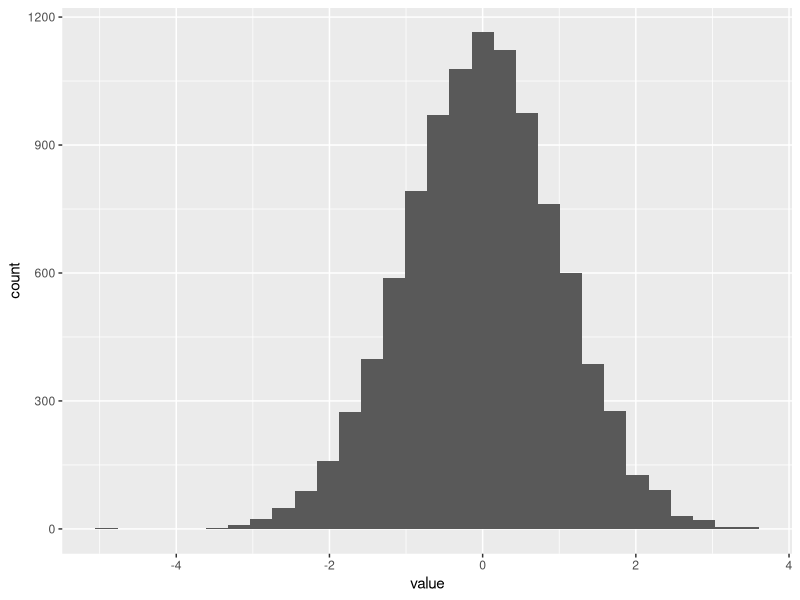
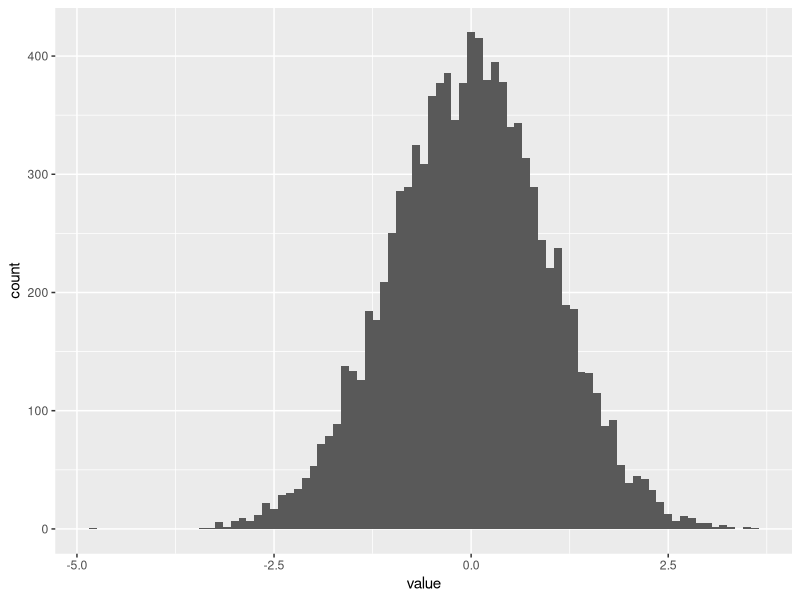
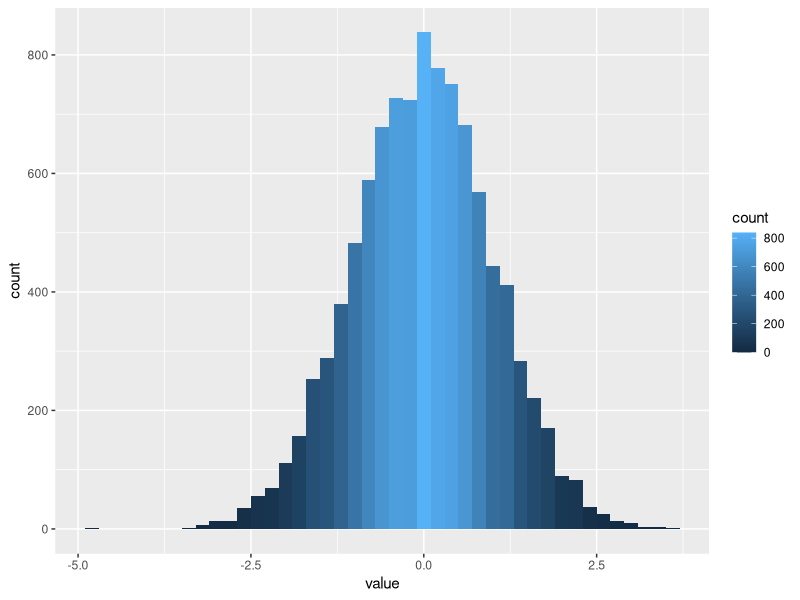
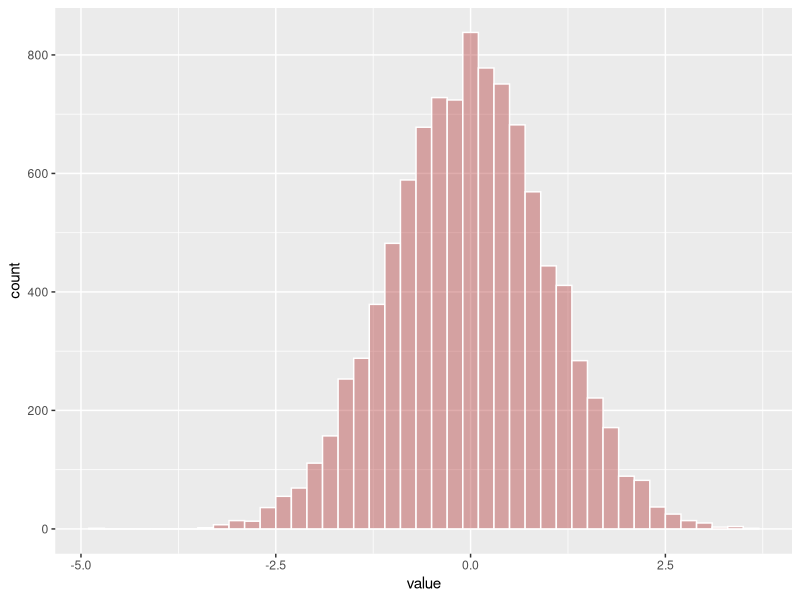

These charts were generated, in order, by the following R code: (Note: this script raises an error after producing the figures.)


library(ggplot2)

#1. Nhu Y
#-----------------HISTOGRAM----------------#
## Basic ggplot2 histogram
library(ggplot2)
data = data.frame(value=rnorm(10000))
data
head(data)
ggplot(data,aes(x=value)) +
  geom_histogram() #bins = 0.2
ggplot(data,aes(x=value)) +
  geom_histogram(binwidth = 0.1)

##change color
ggplot(data,aes(x=value)) +
  geom_histogram(binwidth = 0.2, aes(fill = ..count..))
ggplot(data,aes(x=value)) +
  geom_histogram(binwidth = 0.2,col = "white",fill = rgb(0.7,0.2,0.2,0.4)) #rgb la ham cho phep tao mau theo cuong do tu 0 den 1
?rgb


#2. Thuy Hong




#3. Hong Lam





#4. Truong Han




#5. Minh Ly



#6. Hong Phuc




#7. Cung Bac
ddata %>%
  filter( price<300 ) %>%
  ggplot( aes(x=price)) +
  stat_bin(breaks=seq(0,300,10), fill="#69b3a2", color="#e9ecef", alpha=0.9) +
  ggtitle("Night price distribution of Airbnb appartements") +
  theme_ipsum() +
  theme(
    plot.title = element_text(size=12)
  )
